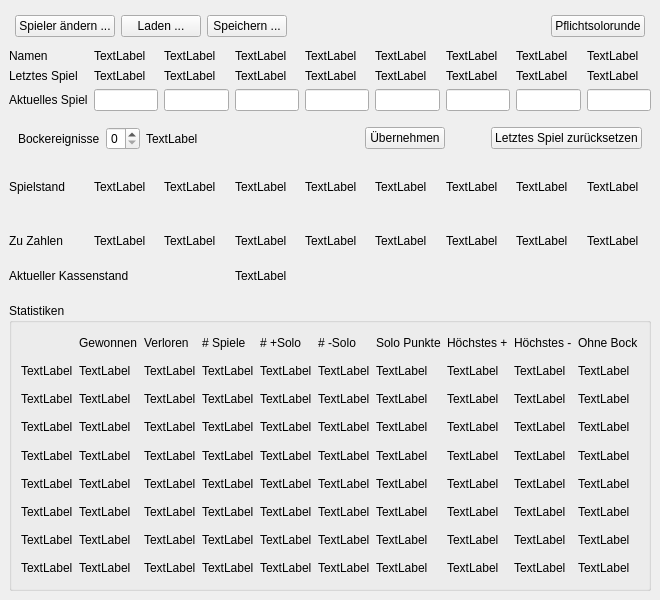
<?xml version="1.0" encoding="UTF-8"?>
<ui version="4.0">
 <class>MainWindow</class>
 <widget class="QMainWindow" name="MainWindow">
  <property name="geometry">
   <rect>
    <x>0</x>
    <y>0</y>
    <width>600</width>
    <height>600</height>
   </rect>
  </property>
  <property name="windowTitle">
   <string>QtDoppelKopf</string>
  </property>
  <widget class="QWidget" name="centralwidget">
   <property name="sizePolicy">
    <sizepolicy hsizetype="Expanding" vsizetype="Expanding">
     <horstretch>0</horstretch>
     <verstretch>0</verstretch>
    </sizepolicy>
   </property>
   <layout class="QVBoxLayout" name="verticalLayout">
    <item>
     <layout class="QGridLayout" name="namesLayout">
      <property name="sizeConstraint">
       <enum>QLayout::SetMaximumSize</enum>
      </property>
      <item row="1" column="0">
       <widget class="QLabel" name="namenLabel">
        <property name="sizePolicy">
         <sizepolicy hsizetype="Preferred" vsizetype="Fixed">
          <horstretch>0</horstretch>
          <verstretch>0</verstretch>
         </sizepolicy>
        </property>
        <property name="text">
         <string>Namen</string>
        </property>
       </widget>
      </item>
      <item row="7" column="6">
       <widget class="QLabel" name="cash5">
        <property name="text">
         <string>TextLabel</string>
        </property>
       </widget>
      </item>
      <item row="5" column="0">
       <widget class="QLabel" name="spielstandLabel">
        <property name="text">
         <string>Spielstand</string>
        </property>
       </widget>
      </item>
      <item row="2" column="0">
       <widget class="QLabel" name="letztesLabel">
        <property name="sizePolicy">
         <sizepolicy hsizetype="Preferred" vsizetype="Fixed">
          <horstretch>0</horstretch>
          <verstretch>0</verstretch>
         </sizepolicy>
        </property>
        <property name="text">
         <string>Letztes Spiel</string>
        </property>
       </widget>
      </item>
      <item row="1" column="6">
       <widget class="QLabel" name="name5">
        <property name="text">
         <string>TextLabel</string>
        </property>
       </widget>
      </item>
      <item row="5" column="3">
       <widget class="QLabel" name="score2">
        <property name="text">
         <string>TextLabel</string>
        </property>
       </widget>
      </item>
      <item row="7" column="2">
       <widget class="QLabel" name="cash1">
        <property name="text">
         <string>TextLabel</string>
        </property>
       </widget>
      </item>
      <item row="1" column="7">
       <widget class="QLabel" name="name6">
        <property name="text">
         <string>TextLabel</string>
        </property>
       </widget>
      </item>
      <item row="3" column="8">
       <widget class="QLineEdit" name="actual7"/>
      </item>
      <item row="7" column="1">
       <widget class="QLabel" name="cash0">
        <property name="text">
         <string>TextLabel</string>
        </property>
       </widget>
      </item>
      <item row="3" column="2">
       <widget class="QLineEdit" name="actual1"/>
      </item>
      <item row="5" column="2">
       <widget class="QLabel" name="score1">
        <property name="text">
         <string>TextLabel</string>
        </property>
       </widget>
      </item>
      <item row="8" column="3" colspan="6">
       <widget class="QLabel" name="totalCash">
        <property name="text">
         <string>TextLabel</string>
        </property>
       </widget>
      </item>
      <item row="7" column="7">
       <widget class="QLabel" name="cash6">
        <property name="text">
         <string>TextLabel</string>
        </property>
       </widget>
      </item>
      <item row="3" column="1">
       <widget class="QLineEdit" name="actual0"/>
      </item>
      <item row="3" column="5">
       <widget class="QLineEdit" name="actual4"/>
      </item>
      <item row="3" column="7">
       <widget class="QLineEdit" name="actual6"/>
      </item>
      <item row="1" column="3">
       <widget class="QLabel" name="name2">
        <property name="text">
         <string>TextLabel</string>
        </property>
       </widget>
      </item>
      <item row="2" column="5">
       <widget class="QLabel" name="lastGame4">
        <property name="text">
         <string>TextLabel</string>
        </property>
       </widget>
      </item>
      <item row="2" column="7">
       <widget class="QLabel" name="lastGame6">
        <property name="text">
         <string>TextLabel</string>
        </property>
       </widget>
      </item>
      <item row="7" column="5">
       <widget class="QLabel" name="cash4">
        <property name="text">
         <string>TextLabel</string>
        </property>
       </widget>
      </item>
      <item row="5" column="7">
       <widget class="QLabel" name="score6">
        <property name="text">
         <string>TextLabel</string>
        </property>
       </widget>
      </item>
      <item row="5" column="1">
       <widget class="QLabel" name="score0">
        <property name="text">
         <string>TextLabel</string>
        </property>
       </widget>
      </item>
      <item row="6" column="0">
       <spacer name="verticalSpacer">
        <property name="orientation">
         <enum>Qt::Vertical</enum>
        </property>
        <property name="sizeType">
         <enum>QSizePolicy::Fixed</enum>
        </property>
        <property name="sizeHint" stdset="0">
         <size>
          <width>20</width>
          <height>20</height>
         </size>
        </property>
       </spacer>
      </item>
      <item row="2" column="8">
       <widget class="QLabel" name="lastGame7">
        <property name="text">
         <string>TextLabel</string>
        </property>
       </widget>
      </item>
      <item row="3" column="3">
       <widget class="QLineEdit" name="actual2"/>
      </item>
      <item row="1" column="8">
       <widget class="QLabel" name="name7">
        <property name="text">
         <string>TextLabel</string>
        </property>
       </widget>
      </item>
      <item row="1" column="2">
       <widget class="QLabel" name="name1">
        <property name="text">
         <string>TextLabel</string>
        </property>
       </widget>
      </item>
      <item row="5" column="5">
       <widget class="QLabel" name="score4">
        <property name="text">
         <string>TextLabel</string>
        </property>
       </widget>
      </item>
      <item row="4" column="0" colspan="9">
       <widget class="QWidget" name="controlWidget" native="true">
        <layout class="QHBoxLayout" name="horizontalLayout">
         <item>
          <widget class="QLabel" name="bockereignisseLabel">
           <property name="sizePolicy">
            <sizepolicy hsizetype="Fixed" vsizetype="Preferred">
             <horstretch>0</horstretch>
             <verstretch>0</verstretch>
            </sizepolicy>
           </property>
           <property name="text">
            <string>Bockereignisse</string>
           </property>
          </widget>
         </item>
         <item>
          <widget class="QSpinBox" name="spinBox">
           <property name="sizePolicy">
            <sizepolicy hsizetype="Fixed" vsizetype="Fixed">
             <horstretch>0</horstretch>
             <verstretch>0</verstretch>
            </sizepolicy>
           </property>
           <property name="maximum">
            <number>9</number>
           </property>
          </widget>
         </item>
         <item>
          <widget class="QLabel" name="multiplier">
           <property name="text">
            <string>TextLabel</string>
           </property>
          </widget>
         </item>
         <item>
          <spacer name="controlSpacer0">
           <property name="orientation">
            <enum>Qt::Horizontal</enum>
           </property>
           <property name="sizeHint" stdset="0">
            <size>
             <width>40</width>
             <height>20</height>
            </size>
           </property>
          </spacer>
         </item>
         <item>
          <widget class="QPushButton" name="commitButton">
           <property name="text">
            <string>Übernehmen</string>
           </property>
          </widget>
         </item>
         <item>
          <spacer name="controlSpacer1">
           <property name="orientation">
            <enum>Qt::Horizontal</enum>
           </property>
           <property name="sizeType">
            <enum>QSizePolicy::Preferred</enum>
           </property>
           <property name="sizeHint" stdset="0">
            <size>
             <width>40</width>
             <height>20</height>
            </size>
           </property>
          </spacer>
         </item>
         <item>
          <widget class="QPushButton" name="resetButton">
           <property name="text">
            <string>Letztes Spiel zurücksetzen</string>
           </property>
          </widget>
         </item>
        </layout>
       </widget>
      </item>
      <item row="1" column="1">
       <widget class="QLabel" name="name0">
        <property name="text">
         <string>TextLabel</string>
        </property>
       </widget>
      </item>
      <item row="3" column="0">
       <widget class="QLabel" name="aktuellesLabel">
        <property name="text">
         <string>Aktuelles Spiel</string>
        </property>
       </widget>
      </item>
      <item row="2" column="6">
       <widget class="QLabel" name="lastGame5">
        <property name="text">
         <string>TextLabel</string>
        </property>
       </widget>
      </item>
      <item row="2" column="2">
       <widget class="QLabel" name="lastGame1">
        <property name="text">
         <string>TextLabel</string>
        </property>
       </widget>
      </item>
      <item row="2" column="1">
       <widget class="QLabel" name="lastGame0">
        <property name="text">
         <string>TextLabel</string>
        </property>
       </widget>
      </item>
      <item row="5" column="4">
       <widget class="QLabel" name="score3">
        <property name="text">
         <string>TextLabel</string>
        </property>
       </widget>
      </item>
      <item row="7" column="3">
       <widget class="QLabel" name="cash2">
        <property name="text">
         <string>TextLabel</string>
        </property>
       </widget>
      </item>
      <item row="3" column="4">
       <widget class="QLineEdit" name="actual3"/>
      </item>
      <item row="3" column="6">
       <widget class="QLineEdit" name="actual5"/>
      </item>
      <item row="1" column="5">
       <widget class="QLabel" name="name4">
        <property name="text">
         <string>TextLabel</string>
        </property>
       </widget>
      </item>
      <item row="1" column="4">
       <widget class="QLabel" name="name3">
        <property name="text">
         <string>TextLabel</string>
        </property>
       </widget>
      </item>
      <item row="2" column="3">
       <widget class="QLabel" name="lastGame2">
        <property name="text">
         <string>TextLabel</string>
        </property>
       </widget>
      </item>
      <item row="5" column="6">
       <widget class="QLabel" name="score5">
        <property name="text">
         <string>TextLabel</string>
        </property>
       </widget>
      </item>
      <item row="2" column="4">
       <widget class="QLabel" name="lastGame3">
        <property name="text">
         <string>TextLabel</string>
        </property>
       </widget>
      </item>
      <item row="5" column="8">
       <widget class="QLabel" name="score7">
        <property name="text">
         <string>TextLabel</string>
        </property>
       </widget>
      </item>
      <item row="8" column="0" colspan="3">
       <widget class="QLabel" name="kassenstandLabel">
        <property name="text">
         <string>Aktueller Kassenstand</string>
        </property>
       </widget>
      </item>
      <item row="7" column="4">
       <widget class="QLabel" name="cash3">
        <property name="text">
         <string>TextLabel</string>
        </property>
       </widget>
      </item>
      <item row="7" column="8">
       <widget class="QLabel" name="cash7">
        <property name="text">
         <string>TextLabel</string>
        </property>
       </widget>
      </item>
      <item row="7" column="0">
       <widget class="QLabel" name="zuZahlenLabel">
        <property name="sizePolicy">
         <sizepolicy hsizetype="Preferred" vsizetype="Fixed">
          <horstretch>0</horstretch>
          <verstretch>0</verstretch>
         </sizepolicy>
        </property>
        <property name="text">
         <string>Zu Zahlen</string>
        </property>
       </widget>
      </item>
      <item row="0" column="0" colspan="9">
       <widget class="QWidget" name="topMenu" native="true">
        <property name="enabled">
         <bool>true</bool>
        </property>
        <property name="sizePolicy">
         <sizepolicy hsizetype="Preferred" vsizetype="Fixed">
          <horstretch>0</horstretch>
          <verstretch>0</verstretch>
         </sizepolicy>
        </property>
        <layout class="QGridLayout" name="gridLayout_2">
         <property name="leftMargin">
          <number>6</number>
         </property>
         <property name="topMargin">
          <number>6</number>
         </property>
         <property name="rightMargin">
          <number>6</number>
         </property>
         <property name="bottomMargin">
          <number>6</number>
         </property>
         <item row="0" column="2">
          <widget class="QPushButton" name="saveButton">
           <property name="sizePolicy">
            <sizepolicy hsizetype="Minimum" vsizetype="Minimum">
             <horstretch>0</horstretch>
             <verstretch>0</verstretch>
            </sizepolicy>
           </property>
           <property name="text">
            <string>Speichern ...</string>
           </property>
          </widget>
         </item>
         <item row="0" column="1">
          <widget class="QPushButton" name="loadButton">
           <property name="sizePolicy">
            <sizepolicy hsizetype="Minimum" vsizetype="Minimum">
             <horstretch>0</horstretch>
             <verstretch>0</verstretch>
            </sizepolicy>
           </property>
           <property name="text">
            <string>Laden ...</string>
           </property>
          </widget>
         </item>
         <item row="0" column="0">
          <widget class="QPushButton" name="changePlayersButton">
           <property name="sizePolicy">
            <sizepolicy hsizetype="Minimum" vsizetype="Minimum">
             <horstretch>0</horstretch>
             <verstretch>0</verstretch>
            </sizepolicy>
           </property>
           <property name="text">
            <string>Spieler ändern ...</string>
           </property>
          </widget>
         </item>
         <item row="0" column="4">
          <widget class="QPushButton" name="mandatorySoloButton">
           <property name="text">
            <string>Pflichtsolorunde</string>
           </property>
          </widget>
         </item>
         <item row="0" column="3">
          <spacer name="topMenuSpacer">
           <property name="orientation">
            <enum>Qt::Horizontal</enum>
           </property>
           <property name="sizeHint" stdset="0">
            <size>
             <width>40</width>
             <height>20</height>
            </size>
           </property>
          </spacer>
         </item>
        </layout>
       </widget>
      </item>
     </layout>
    </item>
    <item>
     <widget class="QGroupBox" name="statisticsBox">
      <property name="title">
       <string>Statistiken</string>
      </property>
      <layout class="QGridLayout" name="gridLayout">
       <item row="0" column="9">
        <widget class="QLabel" name="ohneBockLabel">
         <property name="text">
          <string>Ohne Bock</string>
         </property>
        </widget>
       </item>
       <item row="4" column="1">
        <widget class="QLabel" name="numberWon3">
         <property name="text">
          <string>TextLabel</string>
         </property>
        </widget>
       </item>
       <item row="4" column="8">
        <widget class="QLabel" name="maxSingleLoss3">
         <property name="text">
          <string>TextLabel</string>
         </property>
        </widget>
       </item>
       <item row="0" column="5">
        <widget class="QLabel" name="soloVerlorenLabel">
         <property name="text">
          <string># -Solo</string>
         </property>
        </widget>
       </item>
       <item row="1" column="7">
        <widget class="QLabel" name="maxSingleWin0">
         <property name="text">
          <string>TextLabel</string>
         </property>
        </widget>
       </item>
       <item row="1" column="3">
        <widget class="QLabel" name="numberPlayed0">
         <property name="text">
          <string>TextLabel</string>
         </property>
        </widget>
       </item>
       <item row="3" column="4">
        <widget class="QLabel" name="numberSoloWon2">
         <property name="text">
          <string>TextLabel</string>
         </property>
        </widget>
       </item>
       <item row="8" column="2">
        <widget class="QLabel" name="numberLost7">
         <property name="text">
          <string>TextLabel</string>
         </property>
        </widget>
       </item>
       <item row="0" column="6">
        <widget class="QLabel" name="soloPunkteLabel">
         <property name="text">
          <string>Solo Punkte</string>
         </property>
        </widget>
       </item>
       <item row="3" column="0">
        <widget class="QLabel" name="sname2">
         <property name="text">
          <string>TextLabel</string>
         </property>
        </widget>
       </item>
       <item row="5" column="5">
        <widget class="QLabel" name="numberSoloLost4">
         <property name="text">
          <string>TextLabel</string>
         </property>
        </widget>
       </item>
       <item row="4" column="6">
        <widget class="QLabel" name="pointsSolo3">
         <property name="text">
          <string>TextLabel</string>
         </property>
        </widget>
       </item>
       <item row="5" column="6">
        <widget class="QLabel" name="pointsSolo4">
         <property name="text">
          <string>TextLabel</string>
         </property>
        </widget>
       </item>
       <item row="6" column="1">
        <widget class="QLabel" name="numberWon5">
         <property name="text">
          <string>TextLabel</string>
         </property>
        </widget>
       </item>
       <item row="7" column="7">
        <widget class="QLabel" name="maxSingleWin6">
         <property name="text">
          <string>TextLabel</string>
         </property>
        </widget>
       </item>
       <item row="4" column="9">
        <widget class="QLabel" name="unmultipliedScore3">
         <property name="text">
          <string>TextLabel</string>
         </property>
        </widget>
       </item>
       <item row="5" column="0">
        <widget class="QLabel" name="sname4">
         <property name="text">
          <string>TextLabel</string>
         </property>
        </widget>
       </item>
       <item row="7" column="9">
        <widget class="QLabel" name="unmultipliedScore6">
         <property name="text">
          <string>TextLabel</string>
         </property>
        </widget>
       </item>
       <item row="3" column="9">
        <widget class="QLabel" name="unmultipliedScore2">
         <property name="text">
          <string>TextLabel</string>
         </property>
        </widget>
       </item>
       <item row="6" column="6">
        <widget class="QLabel" name="pointsSolo5">
         <property name="text">
          <string>TextLabel</string>
         </property>
        </widget>
       </item>
       <item row="3" column="3">
        <widget class="QLabel" name="numberPlayed2">
         <property name="text">
          <string>TextLabel</string>
         </property>
        </widget>
       </item>
       <item row="2" column="1">
        <widget class="QLabel" name="numberWon1">
         <property name="text">
          <string>TextLabel</string>
         </property>
        </widget>
       </item>
       <item row="6" column="8">
        <widget class="QLabel" name="maxSingleLoss5">
         <property name="text">
          <string>TextLabel</string>
         </property>
        </widget>
       </item>
       <item row="5" column="2">
        <widget class="QLabel" name="numberLost4">
         <property name="text">
          <string>TextLabel</string>
         </property>
        </widget>
       </item>
       <item row="1" column="2">
        <widget class="QLabel" name="numberLost0">
         <property name="text">
          <string>TextLabel</string>
         </property>
        </widget>
       </item>
       <item row="0" column="8">
        <widget class="QLabel" name="groessterVerlustLabel">
         <property name="text">
          <string>Höchstes -</string>
         </property>
        </widget>
       </item>
       <item row="5" column="9">
        <widget class="QLabel" name="unmultipliedScore4">
         <property name="text">
          <string>TextLabel</string>
         </property>
        </widget>
       </item>
       <item row="4" column="2">
        <widget class="QLabel" name="numberLost3">
         <property name="text">
          <string>TextLabel</string>
         </property>
        </widget>
       </item>
       <item row="3" column="7">
        <widget class="QLabel" name="maxSingleWin2">
         <property name="text">
          <string>TextLabel</string>
         </property>
        </widget>
       </item>
       <item row="4" column="5">
        <widget class="QLabel" name="numberSoloLost3">
         <property name="text">
          <string>TextLabel</string>
         </property>
        </widget>
       </item>
       <item row="0" column="1">
        <widget class="QLabel" name="gewonnenLabel">
         <property name="text">
          <string>Gewonnen</string>
         </property>
        </widget>
       </item>
       <item row="1" column="4">
        <widget class="QLabel" name="numberSoloWon0">
         <property name="text">
          <string>TextLabel</string>
         </property>
        </widget>
       </item>
       <item row="4" column="4">
        <widget class="QLabel" name="numberSoloWon3">
         <property name="text">
          <string>TextLabel</string>
         </property>
        </widget>
       </item>
       <item row="2" column="9">
        <widget class="QLabel" name="unmultipliedScore1">
         <property name="text">
          <string>TextLabel</string>
         </property>
        </widget>
       </item>
       <item row="7" column="2">
        <widget class="QLabel" name="numberLost6">
         <property name="text">
          <string>TextLabel</string>
         </property>
        </widget>
       </item>
       <item row="2" column="3">
        <widget class="QLabel" name="numberPlayed1">
         <property name="text">
          <string>TextLabel</string>
         </property>
        </widget>
       </item>
       <item row="6" column="3">
        <widget class="QLabel" name="numberPlayed5">
         <property name="text">
          <string>TextLabel</string>
         </property>
        </widget>
       </item>
       <item row="8" column="9">
        <widget class="QLabel" name="unmultipliedScore7">
         <property name="text">
          <string>TextLabel</string>
         </property>
        </widget>
       </item>
       <item row="8" column="6">
        <widget class="QLabel" name="pointsSolo7">
         <property name="text">
          <string>TextLabel</string>
         </property>
        </widget>
       </item>
       <item row="2" column="4">
        <widget class="QLabel" name="numberSoloWon1">
         <property name="text">
          <string>TextLabel</string>
         </property>
        </widget>
       </item>
       <item row="7" column="6">
        <widget class="QLabel" name="pointsSolo6">
         <property name="text">
          <string>TextLabel</string>
         </property>
        </widget>
       </item>
       <item row="1" column="1">
        <widget class="QLabel" name="numberWon0">
         <property name="text">
          <string>TextLabel</string>
         </property>
        </widget>
       </item>
       <item row="3" column="2">
        <widget class="QLabel" name="numberLost2">
         <property name="text">
          <string>TextLabel</string>
         </property>
        </widget>
       </item>
       <item row="7" column="5">
        <widget class="QLabel" name="numberSoloLost6">
         <property name="text">
          <string>TextLabel</string>
         </property>
        </widget>
       </item>
       <item row="7" column="4">
        <widget class="QLabel" name="numberSoloWon6">
         <property name="text">
          <string>TextLabel</string>
         </property>
        </widget>
       </item>
       <item row="8" column="8">
        <widget class="QLabel" name="maxSingleLoss7">
         <property name="text">
          <string>TextLabel</string>
         </property>
        </widget>
       </item>
       <item row="8" column="3">
        <widget class="QLabel" name="numberPlayed7">
         <property name="text">
          <string>TextLabel</string>
         </property>
        </widget>
       </item>
       <item row="7" column="1">
        <widget class="QLabel" name="numberWon6">
         <property name="text">
          <string>TextLabel</string>
         </property>
        </widget>
       </item>
       <item row="5" column="4">
        <widget class="QLabel" name="numberSoloWon4">
         <property name="text">
          <string>TextLabel</string>
         </property>
        </widget>
       </item>
       <item row="6" column="0">
        <widget class="QLabel" name="sname5">
         <property name="text">
          <string>TextLabel</string>
         </property>
        </widget>
       </item>
       <item row="3" column="1">
        <widget class="QLabel" name="numberWon2">
         <property name="text">
          <string>TextLabel</string>
         </property>
        </widget>
       </item>
       <item row="2" column="0">
        <widget class="QLabel" name="sname1">
         <property name="text">
          <string>TextLabel</string>
         </property>
        </widget>
       </item>
       <item row="8" column="4">
        <widget class="QLabel" name="numberSoloWon7">
         <property name="text">
          <string>TextLabel</string>
         </property>
        </widget>
       </item>
       <item row="7" column="8">
        <widget class="QLabel" name="maxSingleLoss6">
         <property name="text">
          <string>TextLabel</string>
         </property>
        </widget>
       </item>
       <item row="0" column="7">
        <widget class="QLabel" name="groessterGewinnLabel">
         <property name="text">
          <string>Höchstes +</string>
         </property>
        </widget>
       </item>
       <item row="3" column="5">
        <widget class="QLabel" name="numberSoloLost2">
         <property name="text">
          <string>TextLabel</string>
         </property>
        </widget>
       </item>
       <item row="0" column="2">
        <widget class="QLabel" name="verlorenLabel">
         <property name="text">
          <string>Verloren</string>
         </property>
        </widget>
       </item>
       <item row="2" column="5">
        <widget class="QLabel" name="numberSoloLost1">
         <property name="text">
          <string>TextLabel</string>
         </property>
        </widget>
       </item>
       <item row="2" column="7">
        <widget class="QLabel" name="maxSingleWin1">
         <property name="text">
          <string>TextLabel</string>
         </property>
        </widget>
       </item>
       <item row="6" column="7">
        <widget class="QLabel" name="maxSingleWin5">
         <property name="text">
          <string>TextLabel</string>
         </property>
        </widget>
       </item>
       <item row="3" column="8">
        <widget class="QLabel" name="maxSingleLoss2">
         <property name="text">
          <string>TextLabel</string>
         </property>
        </widget>
       </item>
       <item row="5" column="8">
        <widget class="QLabel" name="maxSingleLoss4">
         <property name="text">
          <string>TextLabel</string>
         </property>
        </widget>
       </item>
       <item row="0" column="4">
        <widget class="QLabel" name="soloGewonnenLabel">
         <property name="text">
          <string># +Solo</string>
         </property>
        </widget>
       </item>
       <item row="4" column="0">
        <widget class="QLabel" name="sname3">
         <property name="text">
          <string>TextLabel</string>
         </property>
        </widget>
       </item>
       <item row="6" column="5">
        <widget class="QLabel" name="numberSoloLost5">
         <property name="text">
          <string>TextLabel</string>
         </property>
        </widget>
       </item>
       <item row="1" column="0">
        <widget class="QLabel" name="sname0">
         <property name="text">
          <string>TextLabel</string>
         </property>
        </widget>
       </item>
       <item row="7" column="3">
        <widget class="QLabel" name="numberPlayed6">
         <property name="text">
          <string>TextLabel</string>
         </property>
        </widget>
       </item>
       <item row="8" column="7">
        <widget class="QLabel" name="maxSingleWin7">
         <property name="text">
          <string>TextLabel</string>
         </property>
        </widget>
       </item>
       <item row="5" column="3">
        <widget class="QLabel" name="numberPlayed4">
         <property name="text">
          <string>TextLabel</string>
         </property>
        </widget>
       </item>
       <item row="6" column="9">
        <widget class="QLabel" name="unmultipliedScore5">
         <property name="text">
          <string>TextLabel</string>
         </property>
        </widget>
       </item>
       <item row="1" column="6">
        <widget class="QLabel" name="pointsSolo0">
         <property name="text">
          <string>TextLabel</string>
         </property>
        </widget>
       </item>
       <item row="2" column="6">
        <widget class="QLabel" name="pointsSolo1">
         <property name="text">
          <string>TextLabel</string>
         </property>
        </widget>
       </item>
       <item row="7" column="0">
        <widget class="QLabel" name="sname6">
         <property name="text">
          <string>TextLabel</string>
         </property>
        </widget>
       </item>
       <item row="4" column="7">
        <widget class="QLabel" name="maxSingleWin3">
         <property name="text">
          <string>TextLabel</string>
         </property>
        </widget>
       </item>
       <item row="6" column="4">
        <widget class="QLabel" name="numberSoloWon5">
         <property name="text">
          <string>TextLabel</string>
         </property>
        </widget>
       </item>
       <item row="2" column="8">
        <widget class="QLabel" name="maxSingleLoss1">
         <property name="text">
          <string>TextLabel</string>
         </property>
        </widget>
       </item>
       <item row="6" column="2">
        <widget class="QLabel" name="numberLost5">
         <property name="text">
          <string>TextLabel</string>
         </property>
        </widget>
       </item>
       <item row="1" column="8">
        <widget class="QLabel" name="maxSingleLoss0">
         <property name="text">
          <string>TextLabel</string>
         </property>
        </widget>
       </item>
       <item row="8" column="0">
        <widget class="QLabel" name="sname7">
         <property name="text">
          <string>TextLabel</string>
         </property>
        </widget>
       </item>
       <item row="4" column="3">
        <widget class="QLabel" name="numberPlayed3">
         <property name="text">
          <string>TextLabel</string>
         </property>
        </widget>
       </item>
       <item row="8" column="5">
        <widget class="QLabel" name="numberSoloLost7">
         <property name="text">
          <string>TextLabel</string>
         </property>
        </widget>
       </item>
       <item row="5" column="7">
        <widget class="QLabel" name="maxSingleWin4">
         <property name="text">
          <string>TextLabel</string>
         </property>
        </widget>
       </item>
       <item row="1" column="9">
        <widget class="QLabel" name="unmultipliedScore0">
         <property name="text">
          <string>TextLabel</string>
         </property>
        </widget>
       </item>
       <item row="1" column="5">
        <widget class="QLabel" name="numberSoloLost0">
         <property name="text">
          <string>TextLabel</string>
         </property>
        </widget>
       </item>
       <item row="5" column="1">
        <widget class="QLabel" name="numberWon4">
         <property name="text">
          <string>TextLabel</string>
         </property>
        </widget>
       </item>
       <item row="2" column="2">
        <widget class="QLabel" name="numberLost1">
         <property name="text">
          <string>TextLabel</string>
         </property>
        </widget>
       </item>
       <item row="8" column="1">
        <widget class="QLabel" name="numberWon7">
         <property name="text">
          <string>TextLabel</string>
         </property>
        </widget>
       </item>
       <item row="0" column="3">
        <widget class="QLabel" name="anzahlSpieleLabel">
         <property name="text">
          <string># Spiele</string>
         </property>
        </widget>
       </item>
       <item row="3" column="6">
        <widget class="QLabel" name="pointsSolo2">
         <property name="text">
          <string>TextLabel</string>
         </property>
        </widget>
       </item>
      </layout>
     </widget>
    </item>
   </layout>
  </widget>
 </widget>
 <tabstops>
  <tabstop>actual0</tabstop>
  <tabstop>actual1</tabstop>
  <tabstop>actual2</tabstop>
  <tabstop>actual3</tabstop>
  <tabstop>actual4</tabstop>
  <tabstop>actual5</tabstop>
  <tabstop>actual6</tabstop>
  <tabstop>actual7</tabstop>
  <tabstop>spinBox</tabstop>
  <tabstop>commitButton</tabstop>
  <tabstop>resetButton</tabstop>
  <tabstop>changePlayersButton</tabstop>
  <tabstop>loadButton</tabstop>
  <tabstop>saveButton</tabstop>
  <tabstop>mandatorySoloButton</tabstop>
 </tabstops>
 <resources/>
 <connections/>
</ui>
